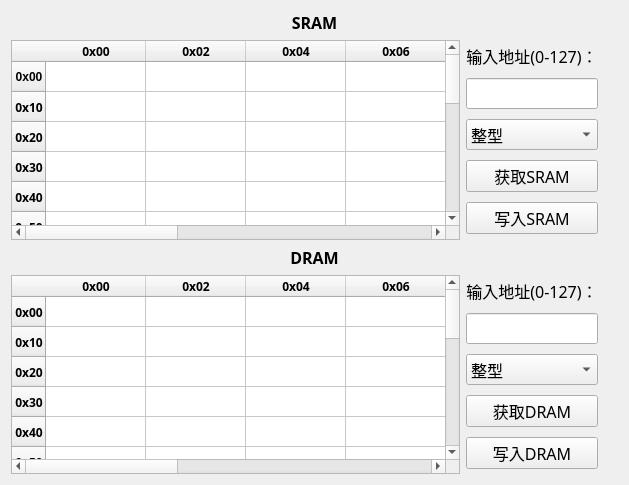
<?xml version="1.0" encoding="UTF-8"?>
<ui version="4.0">
 <class>RAMData</class>
 <widget class="QWidget" name="RAMData">
  <property name="geometry">
   <rect>
    <x>0</x>
    <y>0</y>
    <width>629</width>
    <height>485</height>
   </rect>
  </property>
  <property name="windowTitle">
   <string>Form</string>
  </property>
  <layout class="QGridLayout" name="gridLayout_3">
   <item row="0" column="0">
    <layout class="QHBoxLayout" name="horizontalLayout">
     <item>
      <widget class="QLabel" name="label">
       <property name="font">
        <font>
         <family>微软雅黑</family>
         <pointsize>12</pointsize>
        </font>
       </property>
       <property name="text">
        <string>&lt;html&gt;&lt;head/&gt;&lt;body&gt;&lt;p align=&quot;center&quot;&gt;&lt;span style=&quot; font-weight:700;&quot;&gt;SRAM&lt;/span&gt;&lt;/p&gt;&lt;/body&gt;&lt;/html&gt;</string>
       </property>
      </widget>
     </item>
    </layout>
   </item>
   <item row="1" column="0">
    <layout class="QHBoxLayout" name="horizontalLayout_2" stretch="5,1">
     <property name="leftMargin">
      <number>0</number>
     </property>
     <property name="rightMargin">
      <number>20</number>
     </property>
     <item>
      <widget class="QTableWidget" name="SRAMTable">
       <row>
        <property name="text">
         <string>0x00</string>
        </property>
        <property name="font">
         <font>
          <bold>true</bold>
         </font>
        </property>
        <property name="textAlignment">
         <set>AlignCenter</set>
        </property>
       </row>
       <row>
        <property name="text">
         <string>0x10</string>
        </property>
        <property name="font">
         <font>
          <family>微软雅黑</family>
          <bold>true</bold>
         </font>
        </property>
        <property name="textAlignment">
         <set>AlignCenter</set>
        </property>
       </row>
       <row>
        <property name="text">
         <string>0x20</string>
        </property>
        <property name="font">
         <font>
          <family>微软雅黑</family>
          <bold>true</bold>
         </font>
        </property>
        <property name="textAlignment">
         <set>AlignCenter</set>
        </property>
       </row>
       <row>
        <property name="text">
         <string>0x30</string>
        </property>
        <property name="font">
         <font>
          <family>微软雅黑</family>
          <bold>true</bold>
         </font>
        </property>
        <property name="textAlignment">
         <set>AlignCenter</set>
        </property>
       </row>
       <row>
        <property name="text">
         <string>0x40</string>
        </property>
        <property name="font">
         <font>
          <family>微软雅黑</family>
          <bold>true</bold>
         </font>
        </property>
        <property name="textAlignment">
         <set>AlignCenter</set>
        </property>
       </row>
       <row>
        <property name="text">
         <string>0x50</string>
        </property>
        <property name="font">
         <font>
          <family>微软雅黑</family>
          <bold>true</bold>
         </font>
        </property>
        <property name="textAlignment">
         <set>AlignCenter</set>
        </property>
       </row>
       <row>
        <property name="text">
         <string>0x60</string>
        </property>
        <property name="font">
         <font>
          <family>微软雅黑</family>
          <bold>true</bold>
         </font>
        </property>
        <property name="textAlignment">
         <set>AlignCenter</set>
        </property>
       </row>
       <row>
        <property name="text">
         <string>0x70</string>
        </property>
        <property name="font">
         <font>
          <family>微软雅黑</family>
          <bold>true</bold>
         </font>
        </property>
        <property name="textAlignment">
         <set>AlignCenter</set>
        </property>
       </row>
       <row>
        <property name="text">
         <string>0x80</string>
        </property>
        <property name="font">
         <font>
          <family>微软雅黑</family>
          <bold>true</bold>
         </font>
        </property>
        <property name="textAlignment">
         <set>AlignCenter</set>
        </property>
       </row>
       <row>
        <property name="text">
         <string>0x90</string>
        </property>
        <property name="font">
         <font>
          <family>微软雅黑</family>
          <bold>true</bold>
         </font>
        </property>
        <property name="textAlignment">
         <set>AlignCenter</set>
        </property>
       </row>
       <row>
        <property name="text">
         <string>0xA0</string>
        </property>
        <property name="font">
         <font>
          <family>微软雅黑</family>
          <bold>true</bold>
         </font>
        </property>
        <property name="textAlignment">
         <set>AlignCenter</set>
        </property>
       </row>
       <row>
        <property name="text">
         <string>0xB0</string>
        </property>
        <property name="font">
         <font>
          <family>微软雅黑</family>
          <bold>true</bold>
         </font>
        </property>
        <property name="textAlignment">
         <set>AlignCenter</set>
        </property>
       </row>
       <row>
        <property name="text">
         <string>0xC0</string>
        </property>
        <property name="font">
         <font>
          <family>微软雅黑</family>
          <bold>true</bold>
         </font>
        </property>
        <property name="textAlignment">
         <set>AlignCenter</set>
        </property>
       </row>
       <row>
        <property name="text">
         <string>0xD0</string>
        </property>
        <property name="font">
         <font>
          <family>微软雅黑</family>
          <bold>true</bold>
         </font>
        </property>
        <property name="textAlignment">
         <set>AlignCenter</set>
        </property>
       </row>
       <row>
        <property name="text">
         <string>0xE0</string>
        </property>
        <property name="font">
         <font>
          <family>微软雅黑</family>
          <bold>true</bold>
         </font>
        </property>
        <property name="textAlignment">
         <set>AlignCenter</set>
        </property>
       </row>
       <row>
        <property name="text">
         <string>0xF0</string>
        </property>
        <property name="font">
         <font>
          <family>微软雅黑</family>
          <bold>true</bold>
         </font>
        </property>
        <property name="textAlignment">
         <set>AlignCenter</set>
        </property>
       </row>
       <column>
        <property name="text">
         <string>0x00</string>
        </property>
        <property name="font">
         <font>
          <family>微软雅黑</family>
          <bold>true</bold>
         </font>
        </property>
       </column>
       <column>
        <property name="text">
         <string>0x02</string>
        </property>
        <property name="font">
         <font>
          <family>微软雅黑</family>
          <bold>true</bold>
         </font>
        </property>
       </column>
       <column>
        <property name="text">
         <string>0x04</string>
        </property>
        <property name="font">
         <font>
          <family>微软雅黑</family>
          <bold>true</bold>
         </font>
        </property>
       </column>
       <column>
        <property name="text">
         <string>0x06</string>
        </property>
        <property name="font">
         <font>
          <family>微软雅黑</family>
          <bold>true</bold>
         </font>
        </property>
       </column>
       <column>
        <property name="text">
         <string>0x08</string>
        </property>
        <property name="font">
         <font>
          <family>微软雅黑</family>
          <bold>true</bold>
         </font>
        </property>
       </column>
       <column>
        <property name="text">
         <string>0x0A</string>
        </property>
        <property name="font">
         <font>
          <family>微软雅黑</family>
          <bold>true</bold>
         </font>
        </property>
       </column>
       <column>
        <property name="text">
         <string>0x0C</string>
        </property>
        <property name="font">
         <font>
          <family>微软雅黑</family>
          <bold>true</bold>
         </font>
        </property>
       </column>
       <column>
        <property name="text">
         <string>0x0E</string>
        </property>
        <property name="font">
         <font>
          <family>微软雅黑</family>
          <bold>true</bold>
         </font>
        </property>
       </column>
      </widget>
     </item>
     <item>
      <layout class="QGridLayout" name="gridLayout">
       <item row="4" column="0">
        <widget class="QPushButton" name="getSRAMButton">
         <property name="sizePolicy">
          <sizepolicy hsizetype="Preferred" vsizetype="Fixed">
           <horstretch>0</horstretch>
           <verstretch>0</verstretch>
          </sizepolicy>
         </property>
         <property name="font">
          <font>
           <family>微软雅黑</family>
           <pointsize>12</pointsize>
          </font>
         </property>
         <property name="text">
          <string>获取SRAM</string>
         </property>
        </widget>
       </item>
       <item row="0" column="0">
        <widget class="QLabel" name="label_3">
         <property name="sizePolicy">
          <sizepolicy hsizetype="Preferred" vsizetype="Fixed">
           <horstretch>0</horstretch>
           <verstretch>0</verstretch>
          </sizepolicy>
         </property>
         <property name="font">
          <font>
           <family>微软雅黑</family>
           <pointsize>12</pointsize>
          </font>
         </property>
         <property name="text">
          <string>&lt;html&gt;&lt;head/&gt;&lt;body&gt;&lt;p align=&quot;center&quot;&gt;输入地址(0-127)：&lt;/p&gt;&lt;/body&gt;&lt;/html&gt;</string>
         </property>
        </widget>
       </item>
       <item row="5" column="0">
        <widget class="QPushButton" name="writeSRAMButton">
         <property name="sizePolicy">
          <sizepolicy hsizetype="Preferred" vsizetype="Fixed">
           <horstretch>0</horstretch>
           <verstretch>0</verstretch>
          </sizepolicy>
         </property>
         <property name="font">
          <font>
           <family>微软雅黑</family>
           <pointsize>12</pointsize>
          </font>
         </property>
         <property name="text">
          <string>写入SRAM</string>
         </property>
        </widget>
       </item>
       <item row="1" column="0">
        <widget class="QLineEdit" name="SRAMlineEdit">
         <property name="sizePolicy">
          <sizepolicy hsizetype="Preferred" vsizetype="Fixed">
           <horstretch>0</horstretch>
           <verstretch>0</verstretch>
          </sizepolicy>
         </property>
         <property name="font">
          <font>
           <family>微软雅黑</family>
           <pointsize>12</pointsize>
          </font>
         </property>
        </widget>
       </item>
       <item row="2" column="0">
        <widget class="QComboBox" name="SRAMtypeComboBox">
         <property name="sizePolicy">
          <sizepolicy hsizetype="Preferred" vsizetype="Fixed">
           <horstretch>0</horstretch>
           <verstretch>0</verstretch>
          </sizepolicy>
         </property>
         <property name="minimumSize">
          <size>
           <width>0</width>
           <height>0</height>
          </size>
         </property>
         <property name="font">
          <font>
           <family>微软雅黑</family>
           <pointsize>12</pointsize>
          </font>
         </property>
         <item>
          <property name="text">
           <string>整型</string>
          </property>
         </item>
         <item>
          <property name="text">
           <string>浮点型</string>
          </property>
         </item>
        </widget>
       </item>
      </layout>
     </item>
    </layout>
   </item>
   <item row="2" column="0">
    <layout class="QHBoxLayout" name="horizontalLayout_4">
     <item>
      <widget class="QLabel" name="label_2">
       <property name="font">
        <font>
         <family>微软雅黑</family>
         <pointsize>12</pointsize>
        </font>
       </property>
       <property name="text">
        <string>&lt;html&gt;&lt;head/&gt;&lt;body&gt;&lt;p align=&quot;center&quot;&gt;&lt;span style=&quot; font-size:12pt; font-weight:700;&quot;&gt;DRAM&lt;/span&gt;&lt;/p&gt;&lt;/body&gt;&lt;/html&gt;</string>
       </property>
      </widget>
     </item>
    </layout>
   </item>
   <item row="3" column="0">
    <layout class="QHBoxLayout" name="horizontalLayout_3" stretch="5,1">
     <property name="rightMargin">
      <number>20</number>
     </property>
     <item>
      <widget class="QTableWidget" name="DRAMTable">
       <row>
        <property name="text">
         <string>0x00</string>
        </property>
        <property name="font">
         <font>
          <family>微软雅黑</family>
          <bold>true</bold>
         </font>
        </property>
        <property name="textAlignment">
         <set>AlignCenter</set>
        </property>
       </row>
       <row>
        <property name="text">
         <string>0x10</string>
        </property>
        <property name="font">
         <font>
          <family>微软雅黑</family>
          <bold>true</bold>
         </font>
        </property>
        <property name="textAlignment">
         <set>AlignCenter</set>
        </property>
       </row>
       <row>
        <property name="text">
         <string>0x20</string>
        </property>
        <property name="font">
         <font>
          <family>微软雅黑</family>
          <bold>true</bold>
         </font>
        </property>
        <property name="textAlignment">
         <set>AlignCenter</set>
        </property>
       </row>
       <row>
        <property name="text">
         <string>0x30</string>
        </property>
        <property name="font">
         <font>
          <family>微软雅黑</family>
          <bold>true</bold>
         </font>
        </property>
        <property name="textAlignment">
         <set>AlignCenter</set>
        </property>
       </row>
       <row>
        <property name="text">
         <string>0x40</string>
        </property>
        <property name="font">
         <font>
          <family>微软雅黑</family>
          <bold>true</bold>
         </font>
        </property>
        <property name="textAlignment">
         <set>AlignCenter</set>
        </property>
       </row>
       <row>
        <property name="text">
         <string>0x50</string>
        </property>
        <property name="font">
         <font>
          <family>微软雅黑</family>
          <bold>true</bold>
         </font>
        </property>
        <property name="textAlignment">
         <set>AlignCenter</set>
        </property>
       </row>
       <row>
        <property name="text">
         <string>0x60</string>
        </property>
        <property name="font">
         <font>
          <family>微软雅黑</family>
          <bold>true</bold>
         </font>
        </property>
        <property name="textAlignment">
         <set>AlignCenter</set>
        </property>
       </row>
       <row>
        <property name="text">
         <string>0x70</string>
        </property>
        <property name="font">
         <font>
          <family>微软雅黑</family>
          <bold>true</bold>
         </font>
        </property>
        <property name="textAlignment">
         <set>AlignCenter</set>
        </property>
       </row>
       <row>
        <property name="text">
         <string>0x80</string>
        </property>
        <property name="font">
         <font>
          <family>微软雅黑</family>
          <bold>true</bold>
         </font>
        </property>
        <property name="textAlignment">
         <set>AlignCenter</set>
        </property>
       </row>
       <row>
        <property name="text">
         <string>0x90</string>
        </property>
        <property name="font">
         <font>
          <family>微软雅黑</family>
          <bold>true</bold>
         </font>
        </property>
        <property name="textAlignment">
         <set>AlignCenter</set>
        </property>
       </row>
       <row>
        <property name="text">
         <string>0xA0</string>
        </property>
        <property name="font">
         <font>
          <family>微软雅黑</family>
          <bold>true</bold>
         </font>
        </property>
        <property name="textAlignment">
         <set>AlignCenter</set>
        </property>
       </row>
       <row>
        <property name="text">
         <string>0xB0</string>
        </property>
        <property name="font">
         <font>
          <family>微软雅黑</family>
          <bold>true</bold>
         </font>
        </property>
        <property name="textAlignment">
         <set>AlignCenter</set>
        </property>
       </row>
       <row>
        <property name="text">
         <string>0xC0</string>
        </property>
        <property name="font">
         <font>
          <family>微软雅黑</family>
          <bold>true</bold>
         </font>
        </property>
        <property name="textAlignment">
         <set>AlignCenter</set>
        </property>
       </row>
       <row>
        <property name="text">
         <string>0xD0</string>
        </property>
        <property name="font">
         <font>
          <family>微软雅黑</family>
          <bold>true</bold>
         </font>
        </property>
        <property name="textAlignment">
         <set>AlignCenter</set>
        </property>
       </row>
       <row>
        <property name="text">
         <string>0xE0</string>
        </property>
        <property name="font">
         <font>
          <family>微软雅黑</family>
          <bold>true</bold>
         </font>
        </property>
        <property name="textAlignment">
         <set>AlignCenter</set>
        </property>
       </row>
       <row>
        <property name="text">
         <string>0xF0</string>
        </property>
        <property name="font">
         <font>
          <family>微软雅黑</family>
          <bold>true</bold>
         </font>
        </property>
        <property name="textAlignment">
         <set>AlignCenter</set>
        </property>
       </row>
       <column>
        <property name="text">
         <string>0x00</string>
        </property>
        <property name="font">
         <font>
          <family>微软雅黑</family>
          <bold>true</bold>
         </font>
        </property>
       </column>
       <column>
        <property name="text">
         <string>0x02</string>
        </property>
        <property name="font">
         <font>
          <family>微软雅黑</family>
          <bold>true</bold>
         </font>
        </property>
       </column>
       <column>
        <property name="text">
         <string>0x04</string>
        </property>
        <property name="font">
         <font>
          <family>微软雅黑</family>
          <bold>true</bold>
         </font>
        </property>
       </column>
       <column>
        <property name="text">
         <string>0x06</string>
        </property>
        <property name="font">
         <font>
          <family>微软雅黑</family>
          <bold>true</bold>
         </font>
        </property>
       </column>
       <column>
        <property name="text">
         <string>0x08</string>
        </property>
        <property name="font">
         <font>
          <family>微软雅黑</family>
          <bold>true</bold>
         </font>
        </property>
       </column>
       <column>
        <property name="text">
         <string>0x0A</string>
        </property>
        <property name="font">
         <font>
          <family>微软雅黑</family>
          <bold>true</bold>
         </font>
        </property>
       </column>
       <column>
        <property name="text">
         <string>0x0C</string>
        </property>
        <property name="font">
         <font>
          <family>微软雅黑</family>
          <bold>true</bold>
         </font>
        </property>
       </column>
       <column>
        <property name="text">
         <string>0x0E</string>
        </property>
        <property name="font">
         <font>
          <family>微软雅黑</family>
          <bold>true</bold>
         </font>
        </property>
       </column>
      </widget>
     </item>
     <item>
      <layout class="QGridLayout" name="gridLayout_2">
       <item row="4" column="0">
        <widget class="QPushButton" name="writeDRAMButton">
         <property name="sizePolicy">
          <sizepolicy hsizetype="Preferred" vsizetype="Fixed">
           <horstretch>0</horstretch>
           <verstretch>0</verstretch>
          </sizepolicy>
         </property>
         <property name="font">
          <font>
           <family>微软雅黑</family>
           <pointsize>12</pointsize>
          </font>
         </property>
         <property name="text">
          <string>写入DRAM</string>
         </property>
        </widget>
       </item>
       <item row="2" column="0">
        <widget class="QComboBox" name="DRAMtypeComboBox">
         <property name="sizePolicy">
          <sizepolicy hsizetype="Preferred" vsizetype="Fixed">
           <horstretch>0</horstretch>
           <verstretch>0</verstretch>
          </sizepolicy>
         </property>
         <property name="minimumSize">
          <size>
           <width>0</width>
           <height>0</height>
          </size>
         </property>
         <property name="font">
          <font>
           <family>微软雅黑</family>
           <pointsize>12</pointsize>
          </font>
         </property>
         <item>
          <property name="text">
           <string>整型</string>
          </property>
         </item>
         <item>
          <property name="text">
           <string>浮点型</string>
          </property>
         </item>
        </widget>
       </item>
       <item row="0" column="0">
        <widget class="QLabel" name="label_4">
         <property name="sizePolicy">
          <sizepolicy hsizetype="Preferred" vsizetype="Fixed">
           <horstretch>0</horstretch>
           <verstretch>0</verstretch>
          </sizepolicy>
         </property>
         <property name="font">
          <font>
           <family>微软雅黑</family>
           <pointsize>12</pointsize>
          </font>
         </property>
         <property name="text">
          <string>&lt;html&gt;&lt;head/&gt;&lt;body&gt;&lt;p align=&quot;center&quot;&gt;输入地址(0-127)：&lt;/p&gt;&lt;/body&gt;&lt;/html&gt;</string>
         </property>
        </widget>
       </item>
       <item row="3" column="0">
        <widget class="QPushButton" name="getDRAMButton">
         <property name="sizePolicy">
          <sizepolicy hsizetype="Preferred" vsizetype="Fixed">
           <horstretch>0</horstretch>
           <verstretch>0</verstretch>
          </sizepolicy>
         </property>
         <property name="font">
          <font>
           <family>微软雅黑</family>
           <pointsize>12</pointsize>
          </font>
         </property>
         <property name="text">
          <string>获取DRAM</string>
         </property>
        </widget>
       </item>
       <item row="1" column="0">
        <widget class="QLineEdit" name="DRAMlineEdit">
         <property name="sizePolicy">
          <sizepolicy hsizetype="Preferred" vsizetype="Fixed">
           <horstretch>0</horstretch>
           <verstretch>0</verstretch>
          </sizepolicy>
         </property>
         <property name="font">
          <font>
           <family>微软雅黑</family>
           <pointsize>12</pointsize>
          </font>
         </property>
        </widget>
       </item>
      </layout>
     </item>
    </layout>
   </item>
  </layout>
 </widget>
 <resources/>
 <connections/>
</ui>
